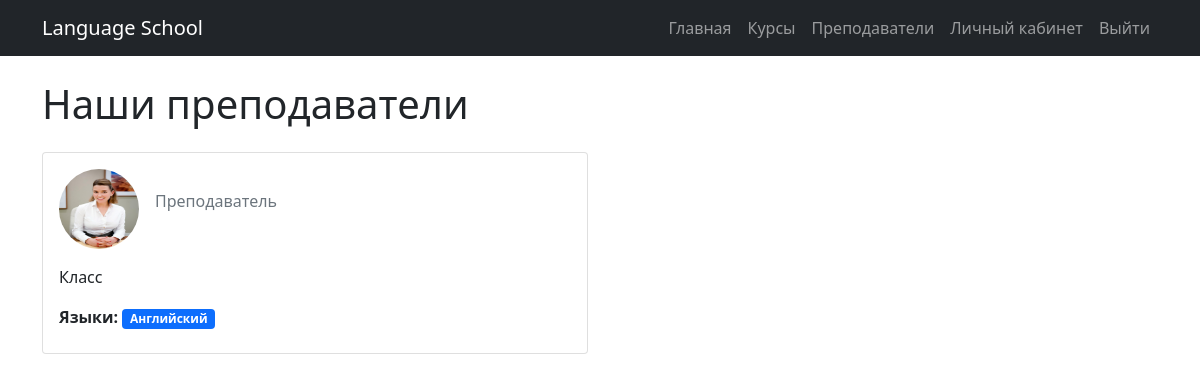
/teachers/ (signed in), run on the app's committed database.
### school/models.py (models this page shows, shortened)
class Teacher(models.Model):
    user = models.OneToOneField(User, on_delete=models.CASCADE)
    bio = models.TextField()
    photo = models.ImageField(upload_to='teachers/', null=True, blank=True)
    languages = models.ManyToManyField(Language)

class Language(models.Model):
    name = models.CharField(max_length=100)

### school/views.py (the view)
# urls.py: path('teachers/', views.teacher_list, name='teacher_list'),
def teacher_list(request):
    teachers = Teacher.objects.all()
    return render(request, 'school/teacher_list.html', {'teachers': teachers})

### school/templates/school/teacher_list.html (shortened to what this page needs)
{% extends 'school/base.html' %}
{% block content %}
<h1 class="mb-4">Наши преподаватели</h1>
<div class="row">
    {% for teacher in teachers %}
    <div class="col-md-6 mb-4">
        <div class="card h-100">
            <div class="card-body">
                <div class="d-flex align-items-center mb-3">
                    {% if teacher.photo %}
                    <img src="{{ teacher.photo.url }}" alt="{{ teacher.user.get_full_name }}"
                         class="rounded-circle me-3" width="80" height="80">
                    {% else %}
                    <div class="rounded-circle bg-secondary me-3 d-flex align-items-center justify-content-center"
                         style="width: 80px; height: 80px;">
                        <span class="text-white">{{ teacher.user.first_name|first }}{{ teacher.user.last_name|first }}</span>
                    </div>
                    {% endif %}
                    <div>
                        <p class="text-muted">Преподаватель</p>
                    </div>
                </div>
                <p class="card-text">{{ teacher.bio|truncatewords:40 }}</p>
                <div class="mb-2">
                    <strong>Языки:</strong>
                    {% for language in teacher.languages.all %}
                    <span class="badge bg-primary me-1">{{ language.name }}</span>
                    {% endfor %}
                </div>
            </div>
        </div>
    </div>
    {% empty %}
    <div class="col-12">
        <div class="alert alert-info">
            Преподаватели пока не добавлены
        </div>
    </div>
    {% endfor %}
</div>
{% endblock %}

### data on the page
Teacher: photo (picture), bio "Класс"
Language: name "Английский"
